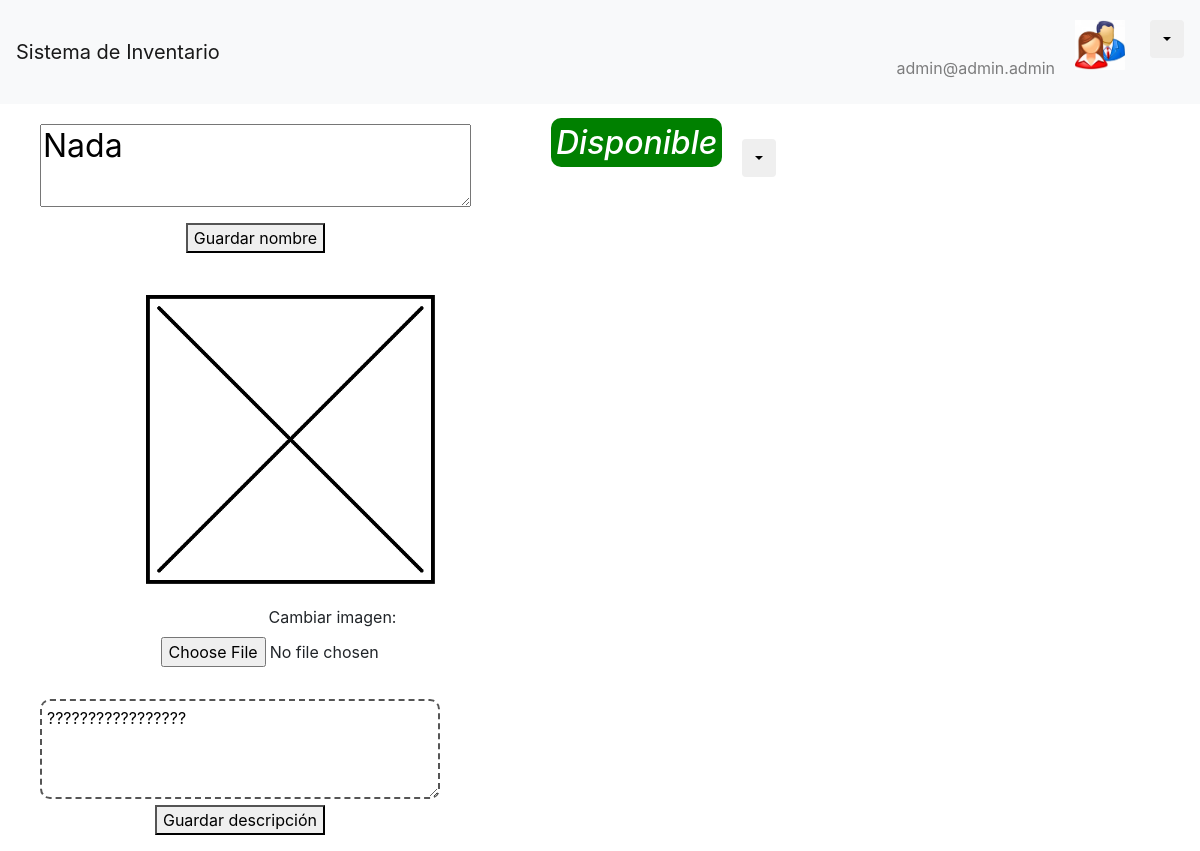
Page /articulos/1121781410/ (signed in) on the committed database.
### userSystem/models.py (models this page shows)
class User(AbstractUser):
    USERNAME_FIELD = 'email'
    email = models.EmailField(unique=True)  # changes email to unique and blank to false
    REQUIRED_FIELDS = []  # removes email from REQUIRED_FIELDS
    is_user = models.BooleanField(default=False)
    is_administrador = models.BooleanField(default=False)
    has_permission = models.BooleanField(default=True)
    rut = models.CharField(max_length=30, unique=True, default="")
    username = models.CharField(max_length=30, unique=False, default="none")

### App/models.py (models this page shows, shortened)
class Prestables(models.Model):
    id = models.BigAutoField(primary_key=True)
    opciones = (
        ("Disponible", "Disponible"),
        ("En prestamo", "En prestamo"),
        ("En reparacion", "En reparacion"),
        ("Perdido", "Perdido"),
    )
    nombre = models.CharField(max_length=20)
    estado = models.CharField(max_length=15, choices=opciones, default="Disponible")
    imagen = models.ImageField(upload_to="img", default='img/none.png')
    descripcion = models.CharField(max_length=200, default="")
    numsolic = models.IntegerField(default=0)

### App/views.py (the view)
# urls.py: path('articulos/<int:anId>/', views.viewitem, name='viewitem'),
def viewitem(request, anId):
    anItem = Prestables.objects.get(id=anId)
    if request.user.is_authenticated:
        ultimasSolicitudes = Solicitudes.objects.filter(estado_sol="Aceptada", prestable__id=anId).order_by('-tiempo_final')[:10]
        ultimasSolicitudes.values_list('tiempo_inicio', 'tiempo_final')
        if request.user.is_administrador:
            return render(request, 'articulos/viewitem-admin.html',
                          {'anItem': anItem, 'solicitudes': ultimasSolicitudes})
        else:
            return render(request, 'articulos/viewitem.html',
                          {'anItem': anItem, 'solicitudes': ultimasSolicitudes})
    return render(request, 'userSystem/../templates/home.html')

### templates/articulos/viewitem-admin.html (shortened to what this page needs)
{% extends "base.html" %}
{% load static %}
{% block content %}
    <head>
    </head>
    <div class="container" align="center">
        <div class="form-row" align="center">
            <div class="form-group" style="max-width: 500px" align="center">
                <form method="post">
                    <h2><textarea id="elTitulo" value="{{ anItem.nombre }}">{{ anItem.nombre }} </textarea> </h2>
                    <button onclick="guardarTitulo()">Guardar nombre</button>
                </form>
            </div>
            <div class="form-group" style="max-width: 500px; padding-left: 60px;" align="center">
                <h2><estado> <font color="white"><var id="myEstado">{{ anItem.estado }}</var> </font> </estado> </h2>
            </div>
            <div class="form-group" style="max-width: 500px" align="center">
                <form method="post">
                    <div class="dropdown" style="margin-top: 15px;border-collapse: collapse">
                        <button id="dropEstado" class="btn btn-default dropdown-toggle" type="button" data-toggle="dropdown"></button>
                    </div>
                </form>
            </div>
        </div>
        <div class="form-row" align="center">
            <div class="form-group col" style="max-width: 500px" align="center">
                <p style="margin-top: 20px;"> <img src="{% get_media_prefix %}{{ anItem.imagen }}" width="300" height="300">  </p>
                <form method="post">
                    <div class="container" align="center" style="padding-left: 100px">
                        <div class="form-row" align="center">
                            <div class="form-group" align="center">
                                <label>Cambiar imagen:</label><input id="image_to_upload" name="image_to_upload" type="file"/>
                            </div>
                        </div>
                    </div>
                </form>
            </div>
        </div>
        <div class="form-row" align="center">
            <div class="form-group" style="max-width: 400px" align="center">
                <form method="post" enctype="multipart/form-data">
                    <textarea id="laDescripcion" contenteditable="true" style="min-width: 400px; min-height: 100px; border:2px dashed #555;border-radius: 10px; padding: 5px;" align="justify" value="{{ anItem.descripcion}}">{{ anItem.descripcion}} </textarea>
                    <button onclick="guardarDescripcion()" >Guardar descripción</button>
                </form>
            </div>
        </div>
    </div>
{% endblock %}

### templates/base.html (shortened to what this page needs)
<!doctype html>
{% load static %}
<html lang="es">
  <head>
    <link rel="stylesheet" href="https://use.fontawesome.com/releases/v5.1.0/css/all.css">
    <link rel="stylesheet" href="https://stackpath.bootstrapcdn.com/bootstrap/4.1.1/css/bootstrap.min.css">
  </head>
  <body>
  <div class="navbar navbar-expand-lg navbar-static-top navbar-light bg-light" style="margin-bottom:20px;padding-top:0;padding-bottom:0;">
      <a class="navbar-brand" href="{% url 'home' %}">
          Sistema de Inventario
      </a>
      <ul class="nav ml-auto">
          {% if user.is_authenticated %}
              <li>
                  <span class="navbar-text">
                      <p align="right">
                          <b>{{ user.first_name }} {{ user.last_name }}</b><br>
                          {{ user.rut }}<br>
                          {{ user.email }}
                      </p>
                  </span>
              </li>
              <li>
                  <img src="{% static 'img/userlogo.png' %}" style="margin:20px;" width="50" height="50">
              </li>
              <li>
                  <div class="dropdown" style="margin-left:5px;margin-top:20px;border-collapse:collapse;">
                      <button class="btn btn-default dropdown-toggle" type="button" data-toggle="dropdown"></button>
                  </div>
              </li>
          {% else %}
              <li><a href="{% url 'login' %}" class="btn btn-light" role="button">Iniciar sesión</a></li>
              <li><a href="{% url 'usuarios_signup' %}" class="btn btn-primary" role="button">Registrarse</a></li>
          {% endif %}
      </ul>
  </div>
    {% block content %}
    {% endblock %}
  </body>
</html>

### templates/articulos/viewitem-admin.html (style rules this page uses)
:root { --footer-color: green; }
estado { border-radius: 10px; margin: 20px; padding: 5px; background-color: var(--footer-color); }

### rows in the picture
User: email "admin@admin.admin"
Prestables: nombre "Nada", estado "Disponible", imagen (placeholder picture), descripcion "?????????????????"
